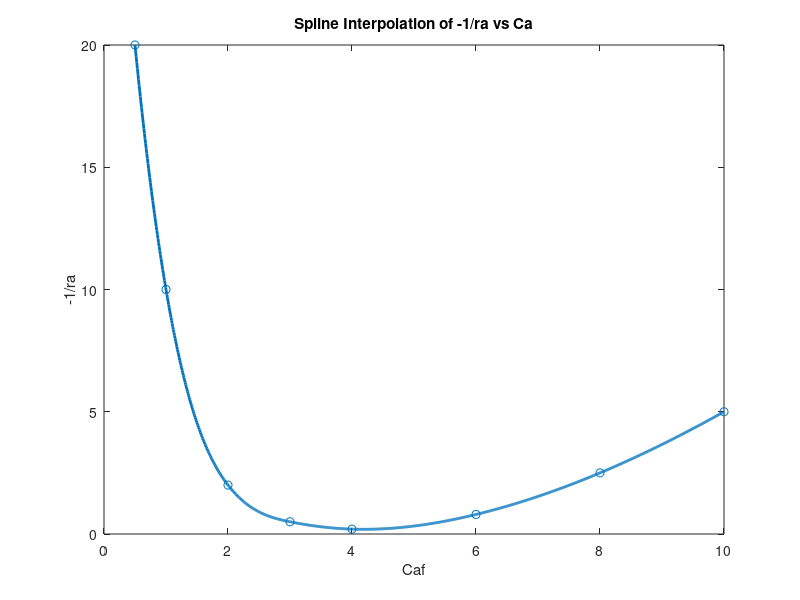

MATLAB code for this plot:
Ca0 = [2 5 6 6 11 14 16 24];
Caf = [0.5 3 1 2 6 10 8 4];
t = [30 1 50 8 4 20 20 4];
Ca_in = 10;
Ca_out = 1;
Xa_f = 0.9;

Xa = (Ca0 - Caf) ./ Ca0;
r_a = (Ca0 - Caf) ./ t;
rate_inv = 1 ./ r_a;

f = spline(Caf, rate_inv);
x = linspace(min(Caf), max(Caf), 1000);
y = ppval(f, x);

plot(x,y,"LineWidth",2);
hold on;
scatter(Caf,rate_inv);
xlabel('Caf');
ylabel('-1/ra');
title('Spline Interpolation of -1/ra vs Ca');

Volumetric_rate= 0.1;
% Volume of PFR
Volume_PFR = Volumetric_rate * integral(@(x) ppval(f, x), Ca_out, Ca_in);

%Volume of CSTR
Volume_CSTR = Volumetric_rate * (Ca_in - Ca_out) * ppval(f, Ca_out);

%Volume of PFR and MFR system
Ca_min = fminbnd(@(x) ppval(f, x), Ca_out, Ca_in);
rate_min = ppval(f, Ca_min);
Volume_PFR_MFR = Volumetric_rate * (integral(@(x) ppval(f, x), Ca_out, Ca_min) + (Ca_in - Ca_min) * rate_min);

%2 MFRs 
ymaxi=0;
xmaxi=0;
for x = 1 : 0.01 : 10
    area = (Ca_in - x)*(ppval(f,Ca_out) - ppval(f,x));
    if area > ymaxi
        ymaxi = area;
        xmaxi = x;
    end
end

Area1 = (xmaxi - Ca_out)*(ppval(f,Ca_out));
Area2 = (Ca_in - xmaxi)*(ppval(f,xmaxi));
Volume_2_MFRs = Volumetric_rate*(Area1 + Area2);

%PFR with Recycle
for x = 1.1 : 0.01 : 10
    area_pfr = integral(@(x) ppval(f, x), Ca_out,x);
    area_mfr = (x - Ca_out)*ppval(f,x);

    if abs(area_pfr - area_mfr) < 0.01
        Cai = x;
        break;
    end
end

R = (Ca_in - Cai)/(Cai-Ca_out);
Area_R = (Ca_in - Ca_out)*ppval(f,Cai);
Volume_PFR_Recycle = Area_R*Volumetric_rate;


fprintf('Single PFR                       : %f\n', Volume_PFR);
fprintf('Single CSTR                      : %f\n', Volume_CSTR);
fprintf('Two Stirred Tanks                : %f\n', Volume_2_MFRs);
fprintf('Combination of a PFR and a MFR   : %f\n', Volume_PFR_MFR);
fprintf('PFR with recycle                 : %f\n', Volume_PFR_Recycle);
